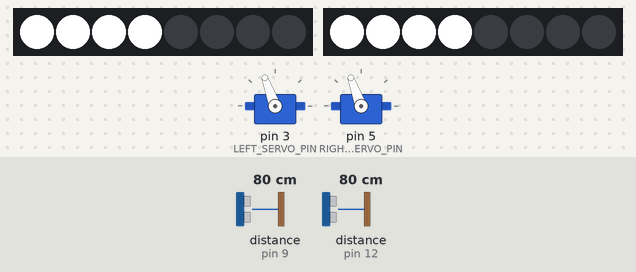
Bench run of a sketch on a simulated Arduino Uno, built with avr-gcc and run on an emulated ATmega328P. Parts: 2 × 8 RGB LEDs in strip order, left to right, 2 × servo. Wiring (inferred from the names in the program): 2 × ultrasonic range finder: trigger pin 8, echo pin 9 / trigger pin 11, echo pin 12. The inputs (shaded band) are chosen by the test bench; at power-on: distance to the obstacle (sensors on pin 9, pin 12) 80 cm. The echo pulse lasts 58.3 µs per cm; what the sketch prints to the serial monitor is not drawn.

Above: at 1.2 s.
1.3 s: distance to the obstacle (sensor on pin 9) set to 146 cm
At 1.9 s:
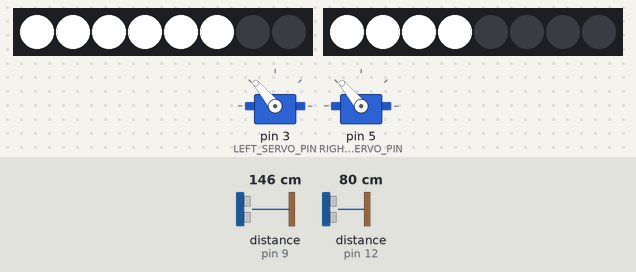
3.6 s: distance to the obstacle (sensor on pin 9) set to 153 cm
At 3.91 s:
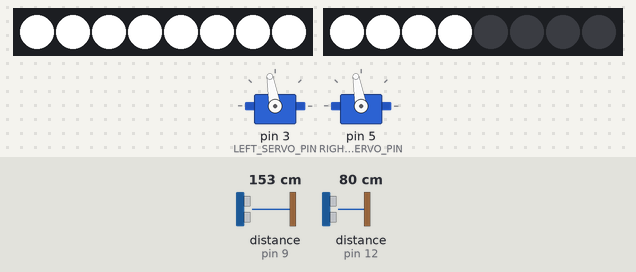
6.0 s: distance to the obstacle (sensor on pin 12) set to 145 cm
At 6.34 s:
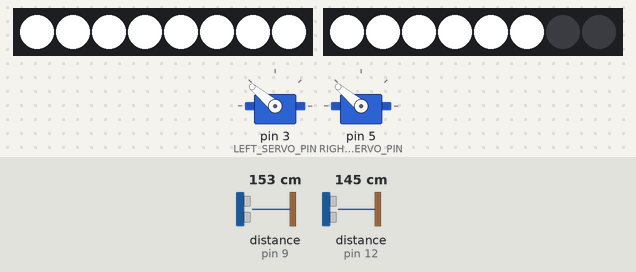
7.6 s: distance to the obstacle (sensor on pin 12) set to 153 cm
At 7.97 s:
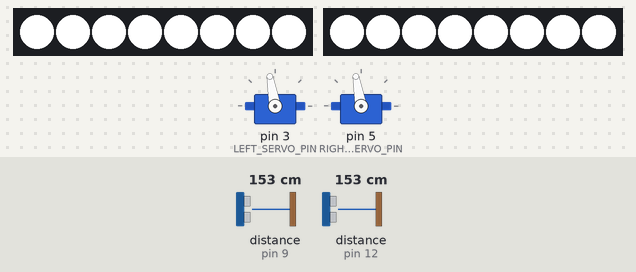
10.5 s: distance to the obstacle (sensor on pin 9) set to 60 cm
At 10.83 s:
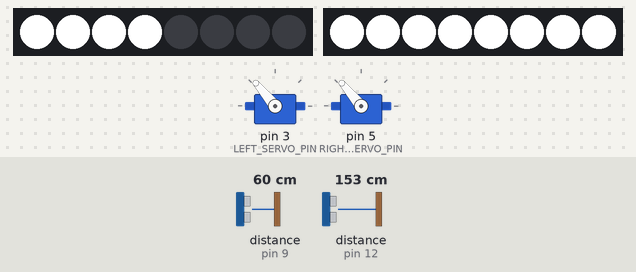
12.9 s: distance to the obstacle (sensor on pin 12) set to 120 cm
At 14.44 s:
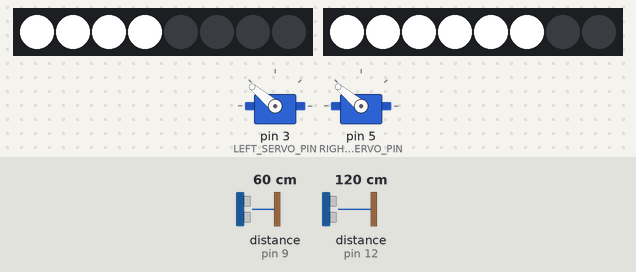
Timing chart, 0 to 15.4 s (numbered marks = the images above; inputs shaded):
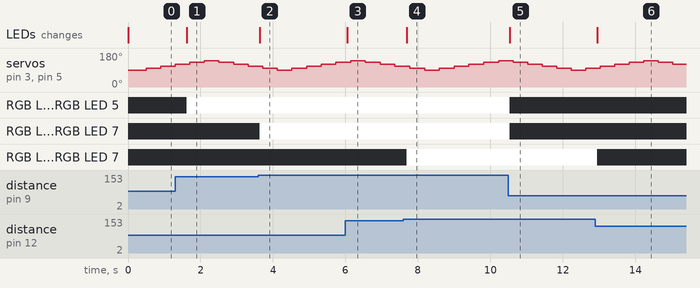

Measured:
- the behaviour switches between 150 and 151 cm on distance to the obstacle (sensor on pin 9) (found by bisection; images 1 and 2)
- the behaviour switches between 150 and 151 cm on distance to the obstacle (sensor on pin 12) (found by bisection; images 3 and 4)
- after the input at 1.3 s, RGB LED 4, RGB LED 5: off → RGB(255, 255, 255) after 0.31 s; the LEDs: change after 0.31 s (image 1)
- after the input at 3.6 s, RGB LED 6, RGB LED 7: off → RGB(255, 255, 255) at once; the LEDs: change at once (image 2)
- after the input at 6.0 s, the LEDs: change after 0.05 s (image 3)
- after the input at 7.6 s, RGB LED 6, RGB LED 7: off → RGB(255, 255, 255) after 0.09 s; the LEDs: change after 0.09 s (image 4)
- after the input at 10.5 s, RGB LED 4–7: RGB(255, 255, 255) → off at once; the LEDs: change at once (image 5)
- after the input at 12.9 s, RGB LED 6, RGB LED 7: RGB(255, 255, 255) → off after 0.05 s; the LEDs: change after 0.05 s (image 6)

The sketch:

Code.ino
```cpp
#include <Servo.h>
#include <Adafruit_NeoPixel.h>

// ---------------- LED CONFIG ----------------
#define LEFT_LED_PIN 6
#define RIGHT_LED_PIN 7
#define NUM_LEDS 8

Adafruit_NeoPixel leftStrip(NUM_LEDS, LEFT_LED_PIN, NEO_GRB + NEO_KHZ800);
Adafruit_NeoPixel rightStrip(NUM_LEDS, RIGHT_LED_PIN, NEO_GRB + NEO_KHZ800);

// ---------------- SERVO + SENSOR PINS ----------------
#define LEFT_SERVO_PIN 3
#define RIGHT_SERVO_PIN 5

#define LEFT_TRIG 8
#define LEFT_ECHO 9

#define RIGHT_TRIG 11
#define RIGHT_ECHO 12

Servo leftServo;
Servo rightServo;

// ---------------- SERVO SWEEP LIMITS (UPDATED) ----------------
// Both servos move from 90° to 140° and back, in steps of 10°
int leftMin = 90;
int leftMax = 140;
int rightMin = 90;
int rightMax = 140;

int leftAngle = 90;
int rightAngle = 90;
int servoStep = 10;         // 10 degree per step
int servoDelay = 300;       // delay for each 10° step (slow movement)

// ---------------- COLOR SETTINGS ----------------
uint32_t normalColor = Adafruit_NeoPixel::Color(255, 255, 255);

// ---------------- READ DISTANCE ----------------
long readDistanceCM(int trig, int echo) {
  digitalWrite(trig, LOW);
  delayMicroseconds(3);
  digitalWrite(trig, HIGH);
  delayMicroseconds(10);
  digitalWrite(trig, LOW);
  long duration = pulseIn(echo, HIGH, 30000); // 30 ms timeout
  if (duration == 0) return -1;               // no reading
  return duration * 0.0343 / 2;
}

// ---------------- DISTANCE → LED COUNT ----------------
// >=150 cm : 8 LEDs
// >=100 cm : 6 LEDs
// >= 50 cm : 4 LEDs
// <  50 cm : 2 LEDs
int ledsFromDistance(long dist) {
  if (dist < 0) return 0;      // no object

  if (dist >= 150) return 8;
  else if (dist >= 100) return 6;
  else if (dist >= 50)  return 4;
  else                  return 2;
}

// ---------------- APPLY LED COUNT ON STRIP ----------------
void setLedsByCount(Adafruit_NeoPixel &strip, int count) {
  // Turn all off first
  for (int i = 0; i < NUM_LEDS; i++) {
    strip.setPixelColor(i, 0); // off
  }

  // Light from LED 0 upwards
  for (int i = 0; i < count && i < NUM_LEDS; i++) {
    strip.setPixelColor(i, normalColor);
  }

  strip.show();
}

// ---------------- ANGLE CATEGORY (NEW) ----------------
// Compares left/right servo angles and returns which side is "leading"
String angleCategory(int aLeft, int aRight) {
  if (aLeft == aRight) return "CENTER";
  if (aLeft < aRight)  return "LEFT";   // left angle smaller (= more to left)
  return "RIGHT";
}

// ---------------- SETUP ----------------
void setup() {
  leftStrip.begin();
  rightStrip.begin();
  leftStrip.show();
  rightStrip.show();

  pinMode(LEFT_TRIG, OUTPUT);
  pinMode(LEFT_ECHO, INPUT);
  pinMode(RIGHT_TRIG, OUTPUT);
  pinMode(RIGHT_ECHO, INPUT);

  leftServo.attach(LEFT_SERVO_PIN);
  rightServo.attach(RIGHT_SERVO_PIN);

  leftServo.write(leftAngle);
  rightServo.write(rightAngle);

  Serial.begin(9600);
  Serial.println("System Started...");
}

// ---------------- LOOP ----------------
void loop() {

  long leftDist  = readDistanceCM(LEFT_TRIG, LEFT_ECHO);
  long rightDist = readDistanceCM(RIGHT_TRIG, RIGHT_ECHO);

  // Map distance to number of LEDs
  int leftLedCount  = ledsFromDistance(leftDist);
  int rightLedCount = ledsFromDistance(rightDist);

  // Update LED strips
  setLedsByCount(leftStrip, leftLedCount);
  setLedsByCount(rightStrip, rightLedCount);

  // ------ ANGLE CATEGORY (NEW) ------
  String angleSide = angleCategory(leftAngle, rightAngle);
  int angleDiff = abs(leftAngle - rightAngle);

  // ------ SERIAL PRINTS (DEBUG) ------
  Serial.print("LeftDist: ");
  Serial.print(leftDist);
  Serial.print(" cm  |  RightDist: ");
  Serial.print(rightDist);
  Serial.print(" cm  ||  Left LEDs: ");
  Serial.print(leftLedCount);
  Serial.print("  Right LEDs: ");
  Serial.print(rightLedCount);
  Serial.print("  || Left Angle: ");
  Serial.print(leftAngle);
  Serial.print("  Right Angle: ");
  Serial.print(rightAngle);
  Serial.print("  || AngleSide: ");
  Serial.print(angleSide);
  Serial.print("  || AngleDiff: ");
  Serial.println(angleDiff);

  // ------ SERVO SWEEP MOTION (90° to 140° SLOW) ------
  leftServo.write(leftAngle);
  rightServo.write(rightAngle);

  // Move both servos together
  leftAngle  += servoStep;
  rightAngle += servoStep;

  // Reverse direction at limits
  if (leftAngle >= leftMax || leftAngle <= leftMin) {
    servoStep = -servoStep;
  }

  // Slow movement: delay for each 10° step
  delay(servoDelay);
}
```
